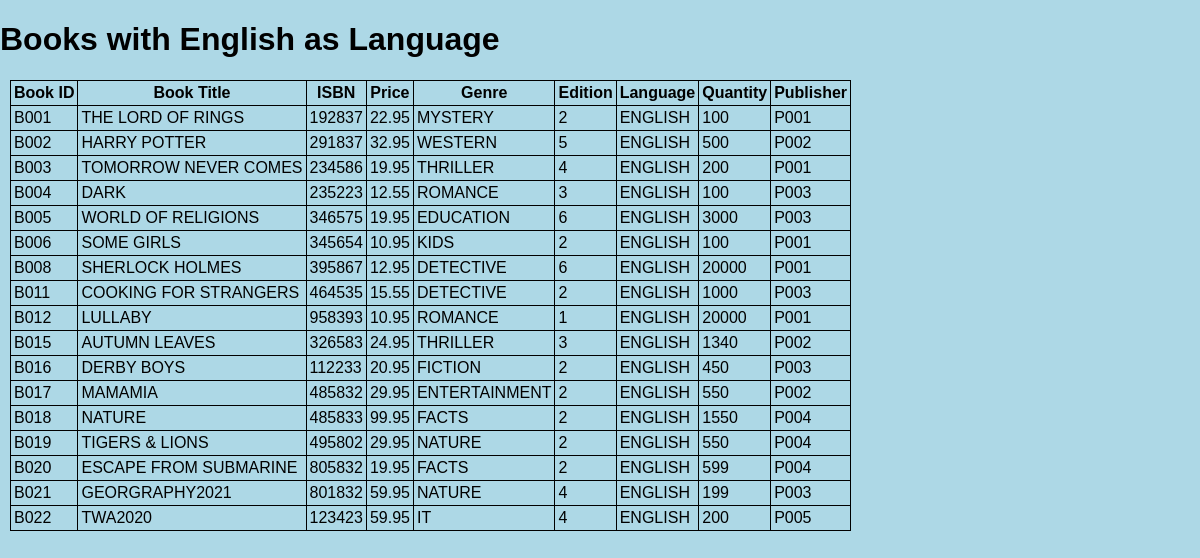
/exercise2.php, run on the app's committed database.
### tables this page shows
CREATE TABLE BOOK (
bookID CHAR(6) NOT NULL PRIMARY KEY,
booktitle CHAR(30),
ISBN CHAR(30),
price DECIMAL(8,2),
genre CHAR(15),
edition INT(2),
lang CHAR(15),
quantity INT(4),
publishID CHAR(7),
foreign key (publishID) references publisher(publishID)
);

### exercise2.php (the view, shortened to what this page needs)
<!DOCTYPE html>
<html lang="en">
<head>
    <link rel="stylesheet" href="styles.css">
</head>
<body>
    <?php
    include('dbconn.php');
    $sql = "select * from book where lang = 'English'";
    $recordSet = $dbConn->query($sql);
    if (!$recordSet->num_rows){
        echo "No records matching the language criteria";
    } else {
    ?>
        <h1>Books with English as Language</h1>
        <table>
            <tr>
                <th>Book ID</th>
                <th>Book Title</th>
                <th>ISBN</th>
                <th>Price</th>
                <th>Genre</th>
                <th>Edition</th>
                <th>Language</th>
                <th>Quantity</th>
                <th>Publisher</th>
            </tr>
            <?php
            while ($row = $recordSet->fetch_assoc()) { ?>
                <tr>
                    <td>
                        <?php echo $row["bookID"] ?>
                    </td>
                    <td>
                        <?php echo $row["booktitle"] ?>
                    </td>
                    <td>
                        <?php echo $row["ISBN"] ?>
                    </td>
                    <td>
                        <?php echo $row["price"] ?>
                    </td>
                    <td>
                        <?php echo $row["genre"] ?>
                    </td>
                    <td>
                        <?php echo $row["edition"] ?>
                    </td>
                    <td>
                        <?php echo $row["lang"] ?>
                    </td>
                    <td>
                        <?php echo $row["quantity"] ?>
                    </td>
                    <td>
                        <?php echo $row["publishID"] ?>
                    </td>
                </tr>
            <?php
            }
            ?>
        </table>
    <?php
    }
    ?>
</body>
</html>

### styles.css (style rules this page uses)
body { margin:0; padding:0; font-family: Arial; font-size:1em; background-color:lightblue; }
table { border-collapse: collapse; margin:10px; }
table, th, td { border: black solid 1px; padding:3px; }

### data on the page
book: bookID "B001", booktitle "THE LORD OF RINGS", ISBN "192837", price "22.95", genre "MYSTERY", edition "2", lang "ENGLISH", quantity "100", publishID "P001"
book: bookID "B002", booktitle "HARRY POTTER", ISBN "291837", price "32.95", genre "WESTERN", edition "5", lang "ENGLISH", quantity "500", publishID "P002"
book: bookID "B003", booktitle "TOMORROW NEVER COMES", ISBN "234586", price "19.95", genre "THRILLER", edition "4", lang "ENGLISH", quantity "200", publishID "P001"
book: bookID "B004", booktitle "DARK", ISBN "235223", price "12.55", genre "ROMANCE", edition "3", lang "ENGLISH", quantity "100", publishID "P003"
book: bookID "B005", booktitle "WORLD OF RELIGIONS", ISBN "346575", price "19.95", genre "EDUCATION", edition "6", lang "ENGLISH", quantity "3000", publishID "P003"
book: bookID "B006", booktitle "SOME GIRLS", ISBN "345654", price "10.95", genre "KIDS", edition "2", lang "ENGLISH", quantity "100", publishID "P001"
book: bookID "B008", booktitle "SHERLOCK HOLMES", ISBN "395867", price "12.95", genre "DETECTIVE", edition "6", lang "ENGLISH", quantity "20000", publishID "P001"
book: bookID "B011", booktitle "COOKING FOR STRANGERS", ISBN "464535", price "15.55", genre "DETECTIVE", edition "2", lang "ENGLISH", quantity "1000", publishID "P003"
book: bookID "B012", booktitle "LULLABY", ISBN "958393", price "10.95", genre "ROMANCE", edition "1", lang "ENGLISH", quantity "20000", publishID "P001"
book: bookID "B015", booktitle "AUTUMN LEAVES", ISBN "326583", price "24.95", genre "THRILLER", edition "3", lang "ENGLISH", quantity "1340", publishID "P002"
book: bookID "B016", booktitle "DERBY BOYS", ISBN "112233", price "20.95", genre "FICTION", edition "2", lang "ENGLISH", quantity "450", publishID "P003"
book: bookID "B017", booktitle "MAMAMIA", ISBN "485832", price "29.95", genre "ENTERTAINMENT", edition "2", lang "ENGLISH", quantity "550", publishID "P002"
book: bookID "B018", booktitle "NATURE", ISBN "485833", price "99.95", genre "FACTS", edition "2", lang "ENGLISH", quantity "1550", publishID "P004"
book: bookID "B019", booktitle "TIGERS & LIONS", ISBN "495802", price "29.95", genre "NATURE", edition "2", lang "ENGLISH", quantity "550", publishID "P004"
book: bookID "B020", booktitle "ESCAPE FROM SUBMARINE", ISBN "805832", price "19.95", genre "FACTS", edition "2", lang "ENGLISH", quantity "599", publishID "P004"
book: bookID "B021", booktitle "GEORGRAPHY2021", ISBN "801832", price "59.95", genre "NATURE", edition "4", lang "ENGLISH", quantity "199", publishID "P003"
book: bookID "B022", booktitle "TWA2020", ISBN "123423", price "59.95", genre "IT", edition "4", lang "ENGLISH", quantity "200", publishID "P005"
